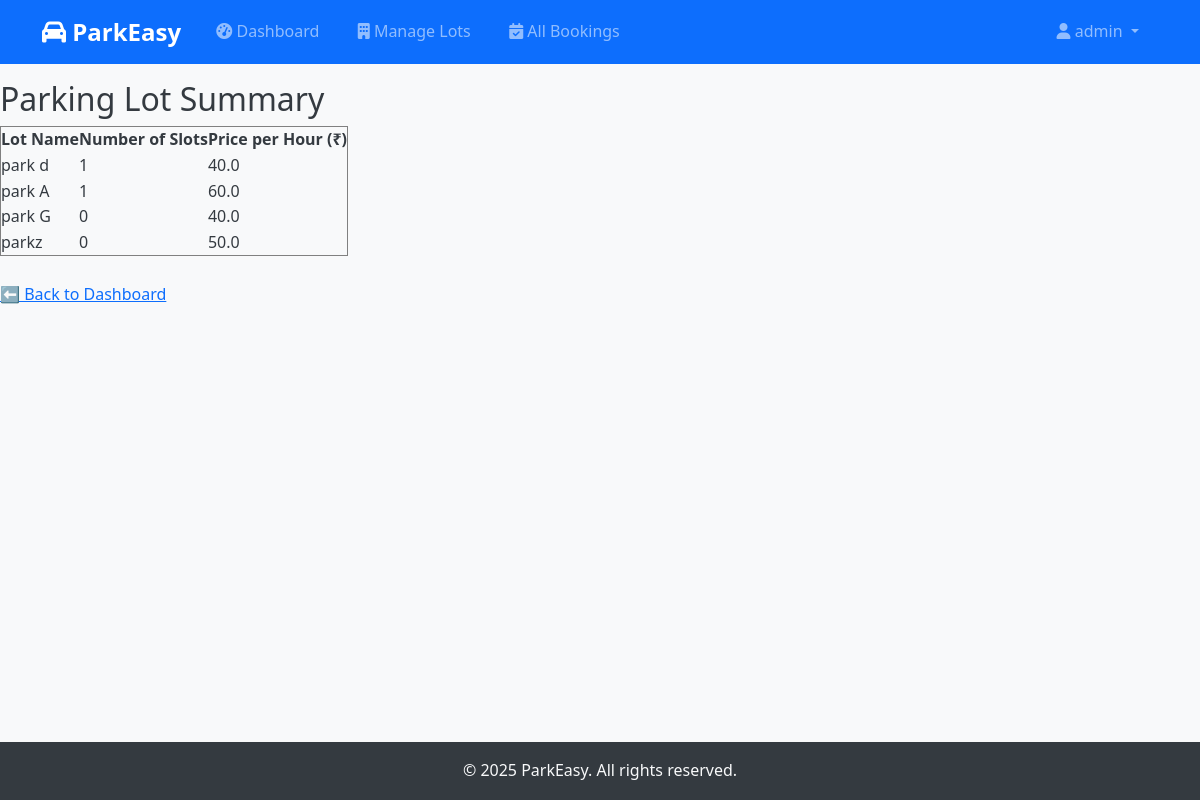
Screenshot of /admin/lot_summary (signed in) with the database file from the repository.
### tables this page shows
CREATE TABLE parking_lots (
        id INTEGER PRIMARY KEY AUTOINCREMENT,
        name TEXT NOT NULL UNIQUE,
        price REAL DEFAULT 1.0
    );

### app.py (the view)
@app.route('/admin/lot_summary')
def lot_summary():
    if not session.get('is_admin'):
        flash("Access denied.")
        return redirect('/login')
    summary = get_lot_slot_summary()
    return render_template('lot_summary.html', summary=summary)

### models/slot_model.py (called while the page is built)
def get_lot_slot_summary():
    conn = sqlite3.connect('database.db')
    cur = conn.cursor()
    cur.execute('''
        SELECT parking_lots.name, COUNT(slots.id) as slot_count, parking_lots.price
        FROM parking_lots
        LEFT JOIN slots ON slots.lot_id = parking_lots.id
        GROUP BY parking_lots.id
    ''')
    data = cur.fetchall()
    conn.close()
    return data

### templates/lot_summary.html (shortened to what this page needs)
{% extends 'base.html' %}
{% block content %}
<h2>Parking Lot Summary</h2>
<table border="1" cellpadding="10">
    <tr>
        <th>Lot Name</th>
        <th>Number of Slots</th>
        <th>Price per Hour (₹)</th>
    </tr>
    {% for row in summary %}
    <tr>
        <td>{{ row[0] }}</td>
        <td>{{ row[1] }}</td>
        <td>{{ row[2] }}</td>
    </tr>
    {% endfor %}
</table>
<br>
<a href="/admin/dashboard">⬅️ Back to Dashboard</a>
{% endblock %}

### templates/base.html (style rules this page uses)
:root { --primary-color: #007bff; --secondary-color: #6c757d; --success-color: #28a745; --danger-color: #dc3545; --warning-color: #ffc107; --info-color: #17a2b8; --light-color: #f8f9fa; --dark-color: #343a40; --gradient-bg: linear-gradient(135deg, #667eea 0%, #764ba2 100%); --card-shadow: 0 4px 6px rgba(0, 0, 0, 0.1); --border-radius: 10px; }
* { margin: 0; padding: 0; box-sizing: border-box; }
body { font-family: 'Segoe UI', Tahoma, Geneva, Verdana, sans-serif; line-height: 1.6; color: var(--dark-color); background: var(--light-color); display: flex; flex-direction: column; min-height: 100vh; }

### rows the page displays
parking_lots: name "park d", row "1", price "40.0"
parking_lots: name "park A", row "1", price "60.0"
parking_lots: name "park G", row "0", price "40.0"
parking_lots: name "parkz", row "0", price "50.0"

### other values shown
{{ session.username }} "admin"
